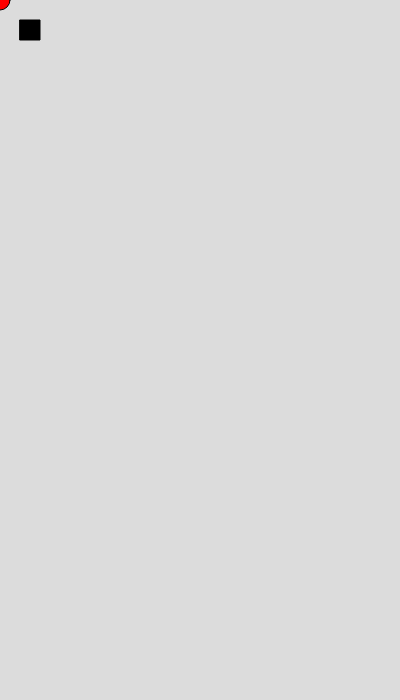
Frame 1 (no input)
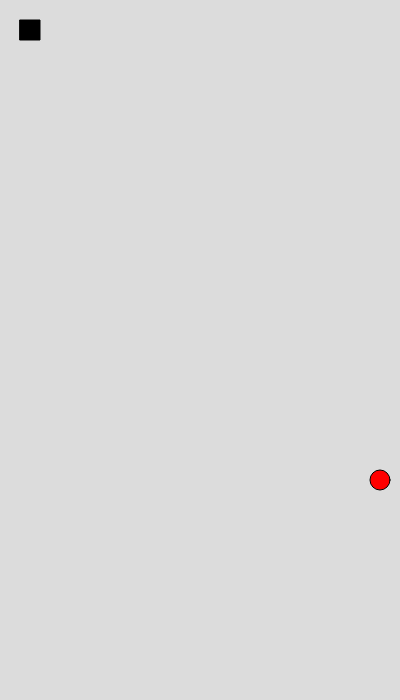
Frame 60 (no input)
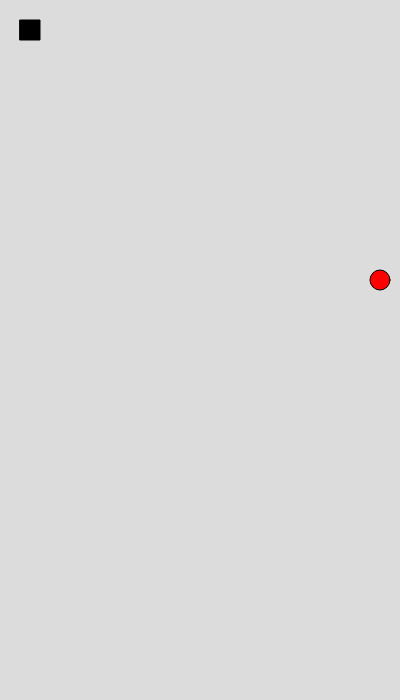
Frame 120 (the mouse pressed at the canvas centre since frame 60)

The p5.js sketch that drew these frames (run headless with seeded random() and noise() and a simulated clock; from frame 60 on, the mouse is pressed at the canvas centre):

// p5.js sketch
// ── sketch.js
let gridSize = 20;
let dx = 0;
let dy = 0;

function setup() {
  createCanvas(400, 700);
  frameRate(60);
  cols = width / gridSize;
  rows = height / gridSize;
  player = new Player(1, 1)
  c = new Circle(0, 0, 255, 0, 0)
}

function draw() {
  background(220);
  fill(0);
  player.move(dx, dy);
  player.show();
  c.show();
  c.move();
}

function keyPressed() {
  if (keyCode === LEFT_ARROW) [dx, dy] = [-1, 0];
  if (keyCode === RIGHT_ARROW) [dx, dy] = [1, 0];
  if (keyCode === UP_ARROW) [dx, dy] = [0, -1];
  if (keyCode === DOWN_ARROW) [dx, dy] = [0, 1];
}


class Player{
  constructor(x, y){
    this.x = x
    this.y = y
  }
  
  show (){
  fill(0)
  rect(this.x * gridSize, this.y * gridSize, gridSize, gridSize)
  }
  
  move(dx, dy){
    this.x = (this.x + dx + cols) % cols;
    this.y = (this.y + dy + rows) % rows;
  }
}

class Circle{
  constructor(x, y, k1, k2, k3){
    this.x = x
    this.y = y
    this.k1 = k1
    this.k2 = k2
    this.k3 = k3
  }
  show(){
    fill(this.k1, this.k2, this.k3);
    ellipse(this.x, this.y, 20, 20);
  }
  move(){
    this.x = (this.x + 20 + width) % width;
    this.y = (this.y + 20 + height) % height;
  }
}
